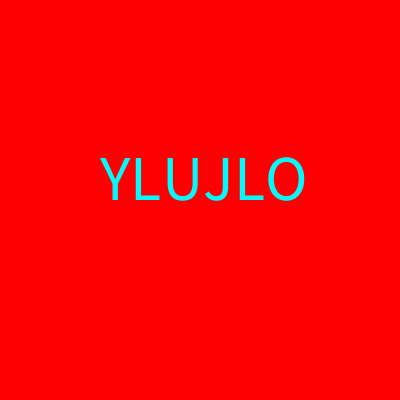
Frame 1 (no input)
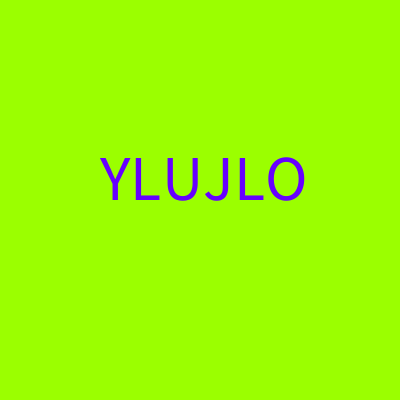
Frame 60 (the mouse pressed at the canvas centre just before this capture)
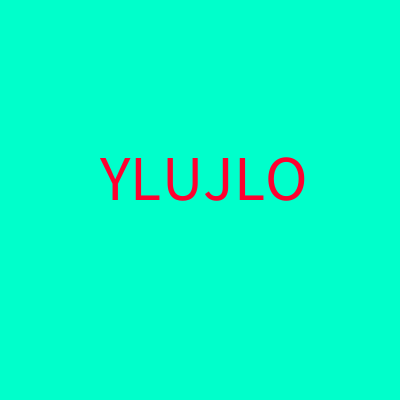
Frame 120 (the mouse held since frame 60 and released just before this capture)

The Processing sketch that drew these frames (run headless with seeded random() and noise(); from frame 60 on, the mouse is pressed at the canvas centre):

// Processing sketch: YLUJLO
// ── YLUJLO.pde
int hu;
void setup(){
  size(400,400);
  colorMode(HSB);
  hu = 0;
}
void draw(){
  background(hu,255,255);
  textSize(64);
  fill((hu+128) % 256, 255, 255);
  text("YLUJLO", 100,200);
  hu++;
  hu = hu % 256;
}
